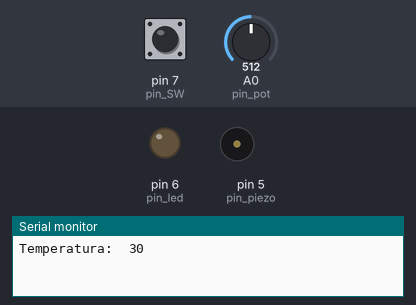
Recording of a sketch running on a simulated Arduino Uno, built with avr-gcc and run on an emulated ATmega328P. Shown: output pins drawn as LEDs (lit = HIGH), buzzer (waves = sounding), the last lines printed to the serial monitor. Inputs (shaded band) come from the test bench; at power-on: A0 (pin_pot) = 512, pin 7 (pin_SW) HIGH.

Above: at 1.8 s.
1.9 s: A0 (pin_pot) set to 692
6.1 s: A0 (pin_pot) set to 718
At 8.25 s:
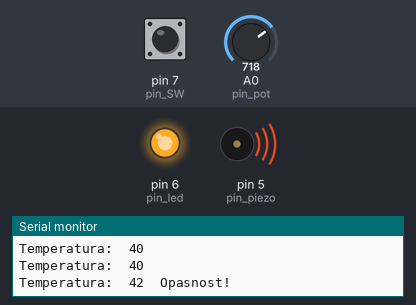
10.3 s: A0 (pin_pot) set to 511
At 12.8 s:
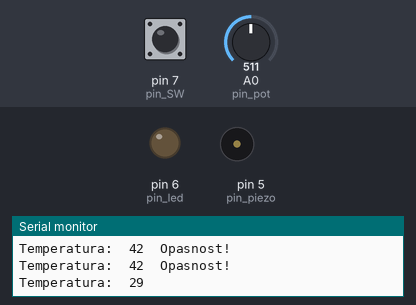
14.5 s: A0 (pin_pot) set to 716
At 16.9 s:
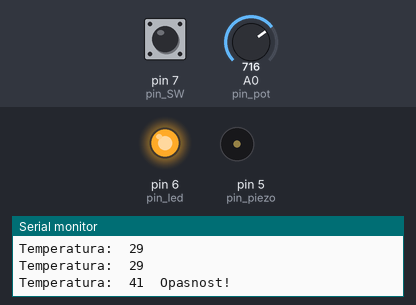
Timing chart, 0 to 19.7 s (numbered marks = the images above; inputs shaded):
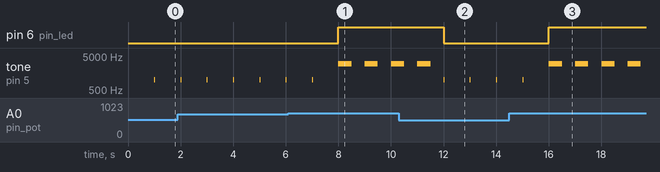

The sketch:

LV03_ZAD08.ino
```cpp
int pin_pot = A0;
int pin_piezo = 5;
int pin_led = 6;
int pin_SW = 7;

int AD_value = 0;

int warning = 0;  // stanje zujalice, 1 - upaljenja, 0 - ugašena

// dozvoljava paljenje zujalice, 1 - dozvoljeno, 2 - nedozvoljeno
// svaka petlja restartira warning varijablu - potrebna nezavisna
// varijabla koja dozvoljava/nedozvoljava zujanje
int toggle_warning = 1;

void setup() {
  pinMode(pin_pot, INPUT);
  pinMode(pin_led, OUTPUT);
  pinMode(pin_piezo, OUTPUT);
  pinMode(pin_SW, INPUT_PULLUP);

  Serial.begin(9600);
}

void loop() {
  AD_value = analogRead(pin_pot);  // vrijednost potenciometra

  int nTemperature = map(AD_value, 0, 1023, 0, 60);  // vrijednost (0-1023) pretvaramo u (0-60)
  delay(1000);
  Serial.print("\nTemperatura:\t");
  Serial.print(nTemperature);


  if(nTemperature > 40){
    warning = 1;

    digitalWrite(pin_led, HIGH);
    Serial.print("\tOpasnost!");
  }else{
    warning = 0;
    toggle_warning = 1;
    digitalWrite(pin_led, LOW);
  }

  if(digitalRead(pin_SW) == LOW){  // ako je sklopka uključena
    warning = 0;
    toggle_warning = 0;
  }

  if(warning && toggle_warning){  // warning == 1 ->True,    toggle_warning == 1 ->True
    tone(pin_piezo, 3000, 500);
  }else{
    tone(pin_piezo, 1000, 20);
  }

}
```

Measured:
- the behaviour switches between 699 and 700 on A0 (pin_pot) (found by bisection; images 0 and 1)
- after the input at 6.1 s, pin 6 (pin_led): LOW → HIGH after 1.9 s
- after the input at 10.3 s, pin 6 (pin_led): HIGH → LOW after 1.7 s
- after the input at 14.5 s, pin 6 (pin_led): LOW → HIGH after 1.5 s
- by itself, tone on pin 5 (pin_piezo): plays 1000 Hz for 0.02 s, 3000 Hz for 0.50 s, 3000 Hz for 0.50 s, 3000 Hz for 0.50 s, 3000 Hz for 0.50 s
